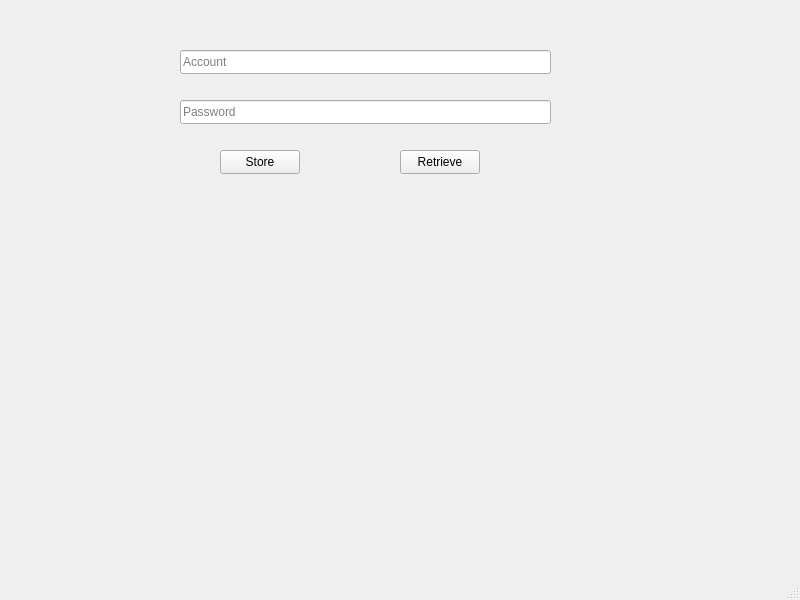
<?xml version="1.0" encoding="UTF-8"?>
<ui version="4.0">
 <class>MainWindow</class>
 <widget class="QMainWindow" name="MainWindow">
  <property name="geometry">
   <rect>
    <x>0</x>
    <y>0</y>
    <width>800</width>
    <height>600</height>
   </rect>
  </property>
  <property name="windowTitle">
   <string>MainWindow</string>
  </property>
  <widget class="QWidget" name="centralwidget">
   <widget class="QLineEdit" name="accountLineEdit">
    <property name="geometry">
     <rect>
      <x>180</x>
      <y>50</y>
      <width>371</width>
      <height>24</height>
     </rect>
    </property>
    <property name="placeholderText">
     <string>Account</string>
    </property>
   </widget>
   <widget class="QLineEdit" name="passwordLineEdit">
    <property name="geometry">
     <rect>
      <x>180</x>
      <y>100</y>
      <width>371</width>
      <height>24</height>
     </rect>
    </property>
    <property name="placeholderText">
     <string>Password</string>
    </property>
   </widget>
   <widget class="QPushButton" name="btnStore">
    <property name="geometry">
     <rect>
      <x>220</x>
      <y>150</y>
      <width>80</width>
      <height>24</height>
     </rect>
    </property>
    <property name="text">
     <string>Store</string>
    </property>
   </widget>
   <widget class="QPushButton" name="btnRetrieve">
    <property name="geometry">
     <rect>
      <x>400</x>
      <y>150</y>
      <width>80</width>
      <height>24</height>
     </rect>
    </property>
    <property name="text">
     <string>Retrieve</string>
    </property>
   </widget>
   <widget class="QLabel" name="lbMessage">
    <property name="geometry">
     <rect>
      <x>20</x>
      <y>240</y>
      <width>741</width>
      <height>121</height>
     </rect>
    </property>
    <property name="text">
     <string/>
    </property>
   </widget>
  </widget>
  <widget class="QMenuBar" name="menubar">
   <property name="geometry">
    <rect>
     <x>0</x>
     <y>0</y>
     <width>800</width>
     <height>21</height>
    </rect>
   </property>
  </widget>
  <widget class="QStatusBar" name="statusbar"/>
 </widget>
 <resources/>
 <connections/>
</ui>
